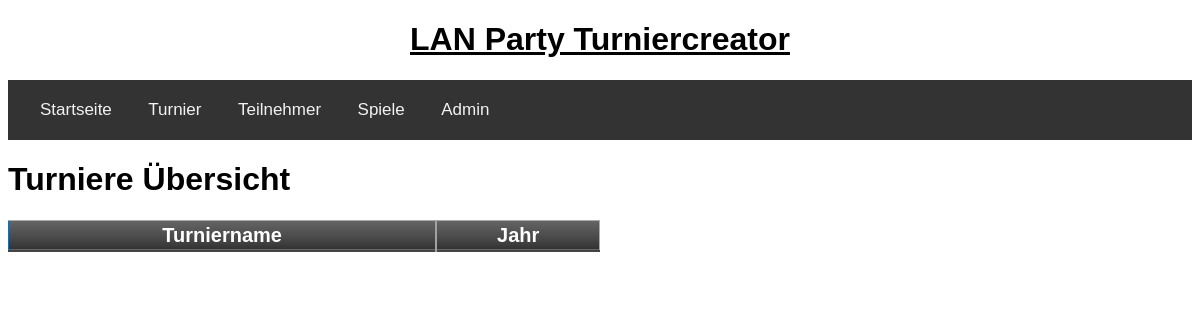
/turniere, run on an earlier commit of the app's database.
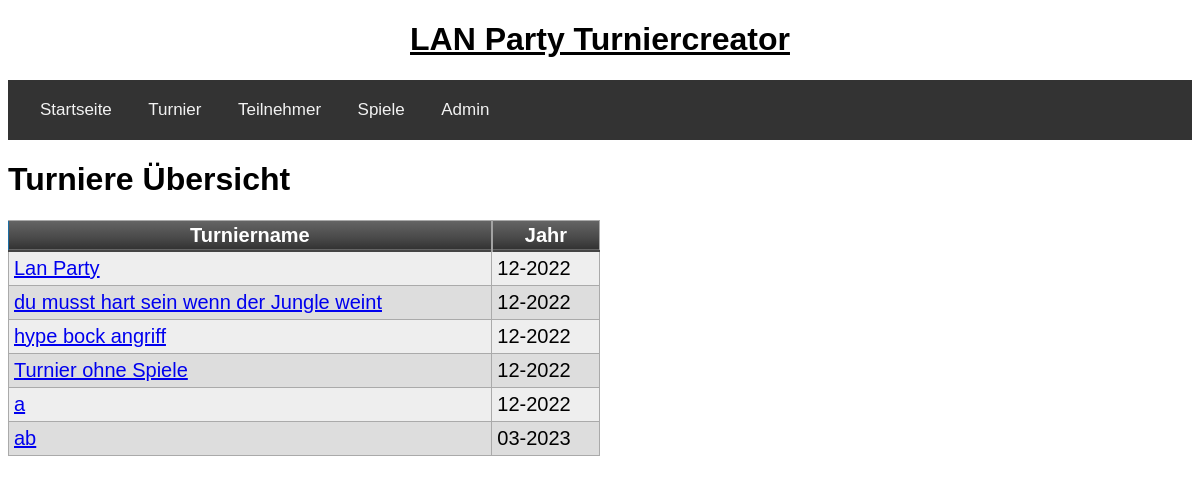
And on a later commit of the database.
### tables this page shows
CREATE TABLE turnier(turnierid integer primary key autoincrement, name text, jahr date default (strftime('%m-%Y')), teilnehmer text sieger integer);

### app/routes.py (the view)
@app.route('/turniere')
def turniere():
	turniere = get_turniere()
	return render_template('tournament_all.html', title="Turniere", turniere=turniere)

### app/db/db.py (called while the page is built)
def get_turniere():
	query = 'select * from turnier;'
	return execute_select_query(query)

def execute_select_query(query):
	try:
		cursor.execute(query)
		return cursor.fetchall()
	except sqlite3.IntegrityError as e:
		return "Integrity Error: " + str(e)
	connection.close()

### app/templates/tournament_all.html
{% extends "base.html" %}
{% block app_content %}
    <h1>Turniere Übersicht</h1>
        <table class="myTable">
        <thead>
            <tr>
                <th>Turniername</th>
                <th>Jahr</th>
            </tr>
        </thead>
    {% for turnier in turniere %}
        <tr>
            <td><a href="{{ url_for("turnier", turnierid=turnier[0]) }}">{{ turnier[1] }}</a></td>
            <td>{{ turnier[2] }}</td>
        </tr>
    {% endfor %}
    </table>
{% endblock %}

### app/templates/base.html (shortened to what this page needs)
<!DOCTYPE html>
<html>
<head>
    <link rel="stylesheet" type="text/css" href="{{ url_for('static', filename='index.css') }}">
    <link rel="stylesheet" type="text/css" href="{{ url_for('static', filename='tables.css') }}">
    <link rel="stylesheet" type="text/css" href="{{ url_for('static', filename='navi.css') }}">
    <link rel="stylesheet" type="text/css" href="{{ url_for('static', filename='forms.css') }}">
</head>
<body>
<div id="header">
    <h1>LAN Party Turniercreator</h1>
</div>
<div id="navbar" class="navbar">
    <a href="{{ url_for("index") }}">Startseite</a>
    <label for="turnier">Turnier</label>
    <label for="teilnehmer">Teilnehmer</label>
    <label for="spiele">Spiele</label>
    <a href="{{ url_for("admin") }}">Admin</a>
</div>
 <div>
    {% block app_content %}{% endblock %}
 </div>
</body>
</html>

### app/static/index.css (style rules this page uses)
* { font-family: sans-serif; }

### app/static/tables.css (style rules this page uses)
table.myTable { border: 1px solid #1C6EA4; background-color: #EEEEEE; min-width: 50%; width: auto; text-align: left; border-collapse: collapse; }
table.myTable td, table.myTable th { border: 1px solid #AAAAAA; padding: 3px 2px; }
table.myTable tbody td { font-size: 20px; padding: 5px; }
table.myTable tr:nth-child(even) { background: #DDDDDD; }
table.myTable thead { background: #333333; background: -moz-linear-gradient(top, #666666 0%, #474747 66%, #333333 100%); background: -webkit-linear-gradient(top, #666666 0%, #474747 66%, #333333 100%); background: linear-gradient(to bottom, #666666 0%, #474747 66%, #333333 100%); border-bottom: 2px solid #444444; }
table.myTable thead th { font-size: 20px; font-weight: bold; color: #FFFFFF; text-align: center; border-left: 2px solid #A2A2A2; }
table.myTable thead th:first-child { border-left: none; }

### app/static/navi.css (style rules this page uses)
.navbar { background-color: #333; overflow: hidden; font-family: 'Oswald', sans-serif; padding: 20px 16px; }
.navbar label, .navbar a { color: #f2f2f2; text-align: center; padding: 20px 16px; text-decoration: none; font-size: 17px; }
#header { text-align: center; text-decoration: underline; }

What changed in the data, as far as the page shows it:
added turnier: name "Lan Party", jahr "12-2022"
added turnier: name "du musst hart sein wenn der Jungle weint", jahr "12-2022"
added turnier: name "hype bock angriff", jahr "12-2022"
added turnier: name "Turnier ohne Spiele", jahr "12-2022"
added turnier: name "a", jahr "12-2022"
added turnier: name "ab", jahr "03-2023"
